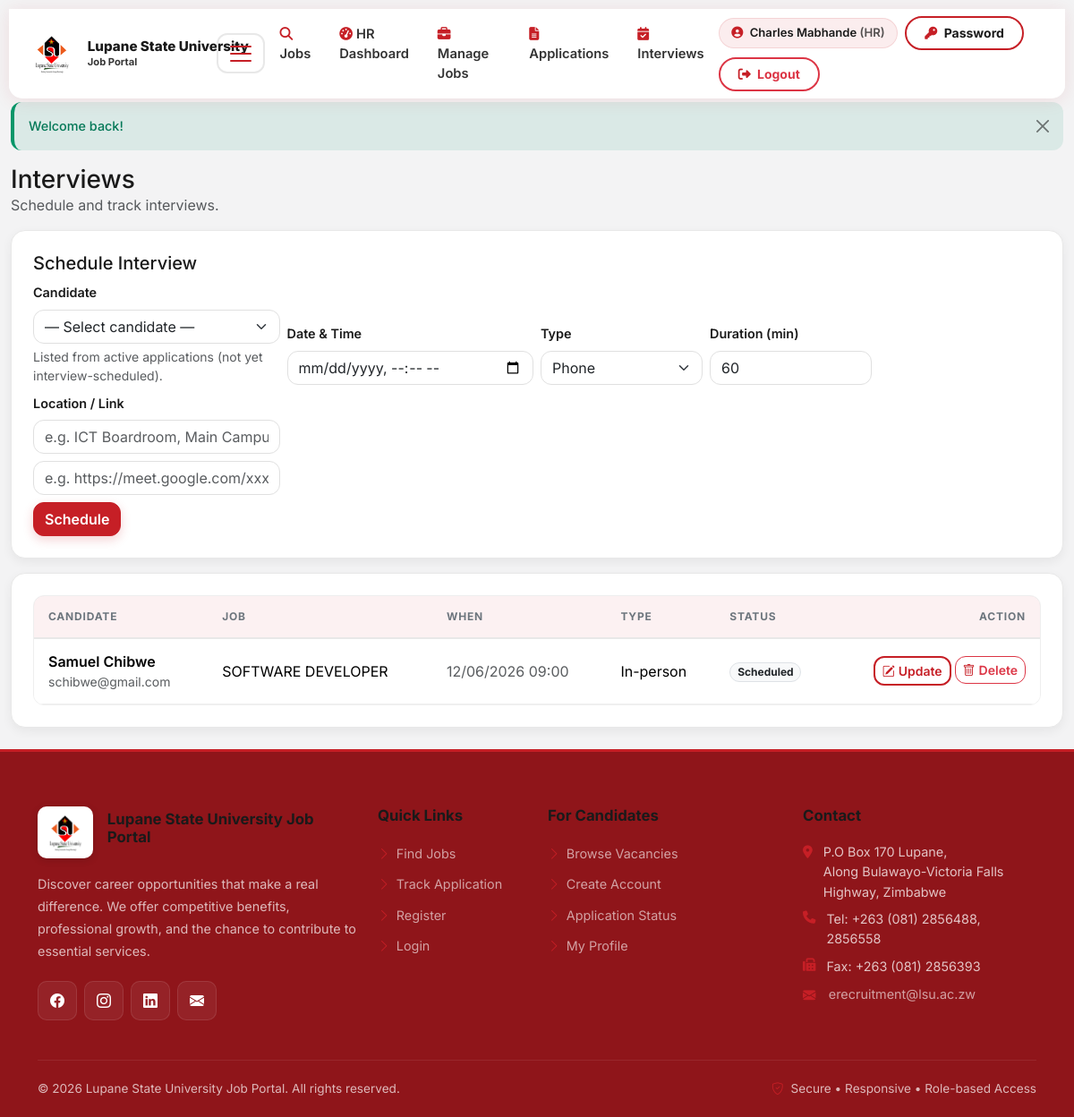
Page /hr/interviews.php (signed in) on the committed database.
### tables this page shows
CREATE TABLE `interviews` (
  `interview_id` int(11) NOT NULL,
  `application_id` int(11) NOT NULL,
  `scheduled_by` int(11) NOT NULL COMMENT 'HR user_id',
  `interview_type` enum('Phone','Video','In-person','Panel') DEFAULT 'In-person',
  `scheduled_date` datetime NOT NULL,
  `duration_minutes` int(11) DEFAULT 60,
  `location` varchar(255) DEFAULT NULL,
  `meeting_link` varchar(500) DEFAULT NULL,
  `interviewer_notes` text DEFAULT NULL,
  `status` enum('Scheduled','Completed','Cancelled','Rescheduled') DEFAULT 'Scheduled',
  `feedback` text DEFAULT NULL,
  `rating` int(11) DEFAULT NULL COMMENT '1-5 rating',
  `created_at` timestamp NOT NULL DEFAULT current_timestamp(),
  `updated_at` timestamp NOT NULL DEFAULT current_timestamp() ON UPDATE current_timestamp()
);

CREATE TABLE `users` (
  `user_id` int(11) NOT NULL,
  `email` varchar(255) NOT NULL,
  `password` varchar(255) NOT NULL,
  `role_id` int(11) NOT NULL DEFAULT 1,
  `first_name` varchar(100) NOT NULL,
  `last_name` varchar(100) NOT NULL,
  `phone` varchar(20) DEFAULT NULL,
  `is_active` tinyint(1) NOT NULL DEFAULT 1,
  `email_verified` tinyint(1) NOT NULL DEFAULT 0,
  `verification_token` varchar(255) DEFAULT NULL,
  `reset_token` varchar(255) DEFAULT NULL,
  `reset_token_expiry` datetime DEFAULT NULL,
  `last_login` datetime DEFAULT NULL,
  `created_at` timestamp NOT NULL DEFAULT current_timestamp(),
  `updated_at` timestamp NOT NULL DEFAULT current_timestamp() ON UPDATE current_timestamp()
);

CREATE TABLE `jobs` (
  `job_id` int(11) NOT NULL,
  `title` varchar(255) NOT NULL,
  `department` varchar(100) DEFAULT NULL,
  `description` text NOT NULL,
  `requirements` text DEFAULT NULL,
  `qualifications` text DEFAULT NULL,
  `location` varchar(255) DEFAULT NULL,
  `job_type` enum('Full-time','Part-time','Contract','Internship') DEFAULT 'Full-time',
  `vacancy_scope` enum('Internal','External') NOT NULL DEFAULT 'External',
  `salary_min` decimal(10,2) DEFAULT NULL,
  `salary_max` decimal(10,2) DEFAULT NULL,
  `posted_by` int(11) NOT NULL COMMENT 'HR user_id',
  `status` enum('Draft','Pending Approval','Active','Closed','Cancelled') DEFAULT 'Draft',
  `approved_by` int(11) DEFAULT NULL COMMENT 'Management user_id',
  `approved_at` datetime DEFAULT NULL,
  `application_deadline` date DEFAULT NULL,
  `max_applications` int(11) DEFAULT NULL,
  `current_applications` int(11) DEFAULT 0,
  `created_at` timestamp NOT NULL DEFAULT current_timestamp(),
  `updated_at` timestamp NOT NULL DEFAULT current_timestamp() ON UPDATE current_timestamp()
);

### includes/security.php (called while the page is built, shortened)
<?php
function escape($string) {
    return htmlspecialchars($string, ENT_QUOTES, 'UTF-8');
}

### includes/functions.php (called while the page is built, shortened)
<?php
function formatDateTimeDisplay($date) {
    try {
        return (new DateTime($date))->format('d/m/Y H:i');
    } catch (Exception $e) {
        return '';
    }
}

### hr/interviews.php (the view, shortened to what this page needs)
<?php
$db = getDBConnection();
$stmt = $db->prepare("
    SELECT i.interview_id, i.application_id, i.interview_type, i.scheduled_date, i.duration_minutes, i.location, i.meeting_link, i.status,
           j.title AS job_title,
           u.first_name, u.last_name, u.email
    FROM interviews i
    JOIN applications a ON i.application_id = a.application_id
    JOIN jobs j ON a.job_id = j.job_id
    JOIN candidates c ON a.candidate_id = c.candidate_id
    JOIN users u ON c.user_id = u.user_id
    ORDER BY i.scheduled_date DESC
    LIMIT 200
");
$stmt->execute();
$interviews = $stmt->fetchAll();
$schedulableApplications = [];
$schedulableStmt = $db->query("
    SELECT a.application_id, a.status, a.applied_at,
           u.first_name, u.last_name, u.email,
           j.title AS job_title, j.department
    FROM applications a
    JOIN candidates c ON a.candidate_id = c.candidate_id
    JOIN users u ON c.user_id = u.user_id
    JOIN jobs j ON a.job_id = j.job_id
    WHERE a.status IN ('Pending', 'Under Review', 'Shortlisted')
    ORDER BY a.applied_at DESC
    LIMIT 500
");
if ($schedulableStmt !== false) {
    $schedulableApplications = $schedulableStmt->fetchAll(PDO::FETCH_ASSOC);
}
require_once BASE_PATH . '/includes/header.php';
?>
<div class="d-flex flex-column flex-md-row justify-content-between align-items-md-center gap-2 mb-3">
    <div>
        <h1 class="h3 mb-0">Interviews</h1>
        <div class="text-muted">Schedule and track interviews.</div>
    </div>
</div>
<div class="card mb-3">
    <div class="card-body">
        <h2 class="h5">Schedule Interview</h2>
        <form method="post" class="row g-2 align-items-end">
            <div class="col-12 col-md-4 col-lg-3">
                <label class="form-label small">Candidate</label>
                <select class="form-select" name="application_id" required title="Choose the applicant (and job) to schedule">
                    <option value="">— Select candidate —</option>
                </select>
                <?php if (!$schedulableApplications): ?>
                    <div class="form-text text-warning small">No eligible applications yet. Candidates appear here when status is <strong>Pending</strong>, <strong>Under Review</strong>, or <strong>Shortlisted</strong> on <a href="<?php echo BASE_URL; ?>/hr/applications.php">Applications</a>.</div>
                <?php else: ?>
                    <div class="form-text small text-muted">Listed from active applications (not yet interview-scheduled).</div>
                <?php endif; ?>
            </div>
            <div class="col-12 col-md-3">
                <label class="form-label small">Date & Time</label>
                <input class="form-control" name="scheduled_date" type="datetime-local" required placeholder="Click to choose date &amp; time" title="Pick date and local time for the interview (use the calendar control)">
            </div>
            <div class="col-12 col-md-2">
                <label class="form-label small">Type</label>
                <select class="form-select" name="interview_type">
                    <?php foreach (['Phone','Video','In-person','Panel'] as $t): ?>
                        <option value="<?php echo escape($t); ?>"><?php echo escape($t); ?></option>
                    <?php endforeach; ?>
                </select>
            </div>
            <div class="col-12 col-md-2">
                <label class="form-label small">Duration (min)</label>
                <input class="form-control" name="duration_minutes" type="number" value="60" placeholder="e.g. 60" title="Length of the interview in minutes">
            </div>
            <div class="col-12 col-md-3">
                <label class="form-label small">Location / Link</label>
                <input class="form-control mb-2" name="location" placeholder="e.g. ICT Boardroom, Main Campus" title="Physical venue (for in-person / panel)">
                <input class="form-control" name="meeting_link" placeholder="e.g. https://meet.google.com/xxx-yyyy-zzz" title="Video link (for Phone / Video interviews)">
            </div>
            <div class="col-12">
                <button class="btn btn-primary" type="submit" <?php echo !$schedulableApplications ? 'disabled' : ''; ?>>Schedule</button>
            </div>
        </form>
    </div>
</div>
<div class="card">
    <div class="card-body">
        <div class="table-responsive jp-table-scroll">
            <table class="table mb-0 align-middle">
                <thead>
                    <tr>
                        <th>Candidate</th>
                        <th>Job</th>
                        <th>When</th>
                        <th>Type</th>
                        <th>Status</th>
                        <th class="text-end text-nowrap">Action</th>
                    </tr>
                </thead>
                <tbody>
                    <?php foreach ($interviews as $i): ?>
                        <?php
                        $iid = (int)$i['interview_id'];
                        ?>
                        <tr>
                            <td>
                                <div class="fw-semibold"><?php echo escape($i['first_name'] . ' ' . $i['last_name']); ?></div>
                                <div class="small text-muted"><?php echo escape($i['email']); ?></div>
                            </td>
                            <td><?php echo escape($i['job_title']); ?></td>
                            <td class="text-muted text-nowrap"><?php echo escape(formatDateTimeDisplay($i['scheduled_date'])); ?></td>
                            <td><?php echo escape($i['interview_type']); ?></td>
                            <td><span class="badge bg-light text-dark border"><?php echo escape($i['status']); ?></span></td>
                            <td class="text-end">
                                <div class="d-inline-flex flex-nowrap gap-1 justify-content-end">
                                    <button class="btn btn-sm btn-outline-primary" type="button" data-bs-toggle="collapse" data-bs-target="#iv<?php echo $iid; ?>" title="Edit interview">
                                        <i class="bi bi-pencil-square"></i><span class="d-none d-md-inline ms-1">Update</span>
                                    </button>
                                    <form method="post" class="d-inline flex-shrink-0" onsubmit="return confirm('Remove this scheduled interview? If this was the only interview, the application will return to Under Review.');">
                                        <button class="btn btn-sm btn-outline-danger" type="submit" title="Delete interview">
                                            <i class="bi bi-trash"></i><span class="d-none d-md-inline ms-1">Delete</span>
                                        </button>
                                    </form>
                                </div>
                            </td>
                        </tr>
                    <?php endforeach; ?>
                </tbody>
            </table>
        </div>
    </div>
</div>
<?php require_once BASE_PATH . '/includes/footer.php'; ?>

### assets/css/app.css (style rules this page uses)
:root { --bs-primary: #c61f26; --bs-primary-rgb: 198, 31, 38; --bs-link-color: #c61f26; --bs-link-hover-color: #8f151a; --bs-border-radius: 12px; }
* { box-sizing: border-box; }
body { font-family: 'Inter', -apple-system, BlinkMacSystemFont, 'Segoe UI', Roboto, sans-serif; color: #1a1a1a; background: #f3f3f4; min-height: 100vh; min-height: 100dvh; display: flex; flex-direction: column; -webkit-font-smoothing: antialiased; padding-top: 90px; padding-bottom: env(safe-area-inset-bottom, 0px); }
h1,h2,h3,h4,h5,h6 { color: #1a1a1a; font-weight: 700; }
.card { border: 1px solid #e8e8e8; border-radius: 16px; box-shadow: 0 4px 12px rgba(0,0,0,.06); background: #fff; transition: box-shadow .3s ease; }
.card-body { padding: 1.5rem; }
.table { border-collapse: separate; border-spacing: 0; }
.table td, .table th { vertical-align: middle; }
.table thead th { background: rgba(198,31,38,.06); font-weight: 700; font-size: .75rem; text-transform: uppercase; letter-spacing: .8px; color: #6c757d; border-bottom: 2px solid #e8e8e8; padding: .85rem 1rem; }
.table tbody tr { transition: background .2s ease; }
.table tbody td { padding: .85rem 1rem; border-bottom: 1px solid #f0f0f0; }
.form-control, .form-select { border: 1.5px solid #e0e0e0; border-radius: 12px; transition: all .3s ease; }
.form-label { font-weight: 600; font-size: .9rem; color: #1a1a1a; }
.btn { border-radius: 12px; font-weight: 600; transition: all .3s ease; }
.btn-primary { background: #c61f26; border-color: #c61f26; box-shadow: 0 4px 12px rgba(198,31,38,.2); }
.btn-outline-primary { border: 2px solid #c61f26; color: #c61f26; }
.badge { font-weight: 700; }
.table-responsive { overflow-x: auto; -webkit-overflow-scrolling: touch; }
:root { --lsu-red: #c61f26; --lsu-red-dark: #8f151a; --lsu-orange: #E35D1E; --lsu-orange-rgb: 227, 93, 30; --lsu-orange-soft: #EF8A56; --lsu-navy-text: #1a1a1a; --lsu-bg-soft: #f3f3f4; --bs-primary: #c61f26; --bs-primary-rgb: 198, 31, 38; --bs-link-color: #c61f26; --bs-link-hover-color: #8f151a; }
body { color: #1a1a1a; background: #f3f3f4; }
h1, h2, h3, h4, h5, h6, .section-label, .results-count strong { color: #1a1a1a !important; }
.jp-navbar .btn-primary, .btn-primary, .btn-view-details, .pagination .page-item.active .page-link { background: #c61f26 !important; border-color: #c61f26 !important; }
.btn-outline-primary { border-color: #c61f26 !important; color: #c61f26 !important; }
i.fa-solid, i.fa-regular, i.fa-brands, i[class^="bi"], i[class*=" bi-"], .input-group-text i { color: #c61f26 !important; }
html { -webkit-text-size-adjust: 100%; text-size-adjust: 100%; scroll-behavior: smooth; }
.jp-table-scroll { overflow-x: auto; -webkit-overflow-scrolling: touch; border-radius: 12px; border: 1px solid #eee; background: #fff; }
.jp-table-scroll > .table { margin-bottom: 0; }
html { overflow-x: hidden; }
.row > * { min-width: 0; }

### rows in the picture
interviews: users.first_name+last_name "Samuel Chibwe", users.email "schibwe@gmail.com", jobs.title "SOFTWARE DEVELOPER", scheduled_date "12/06/2026 09:00", interview_type "In-person", status "Scheduled"

### other values in the picture
$label "Jobs HR Dashboard Manage Jobs Applications Interviews"
$_SESSION['role_name'] "HR"
$flash['message'] "Welcome back!"
SITE_CONTACT_ADDRESS "P.O Box 170 Lupane, Along Bulawayo-Victoria Falls Highway, Zimbabwe"
SITE_CONTACT_PHONE "+263 (081) 2856488, 2856558"
SITE_CONTACT_FAX "+263 (081) 2856393"
SITE_CONTACT_EMAIL "erecruitment@lsu.ac.zw"
form field interview_type "Phone"
